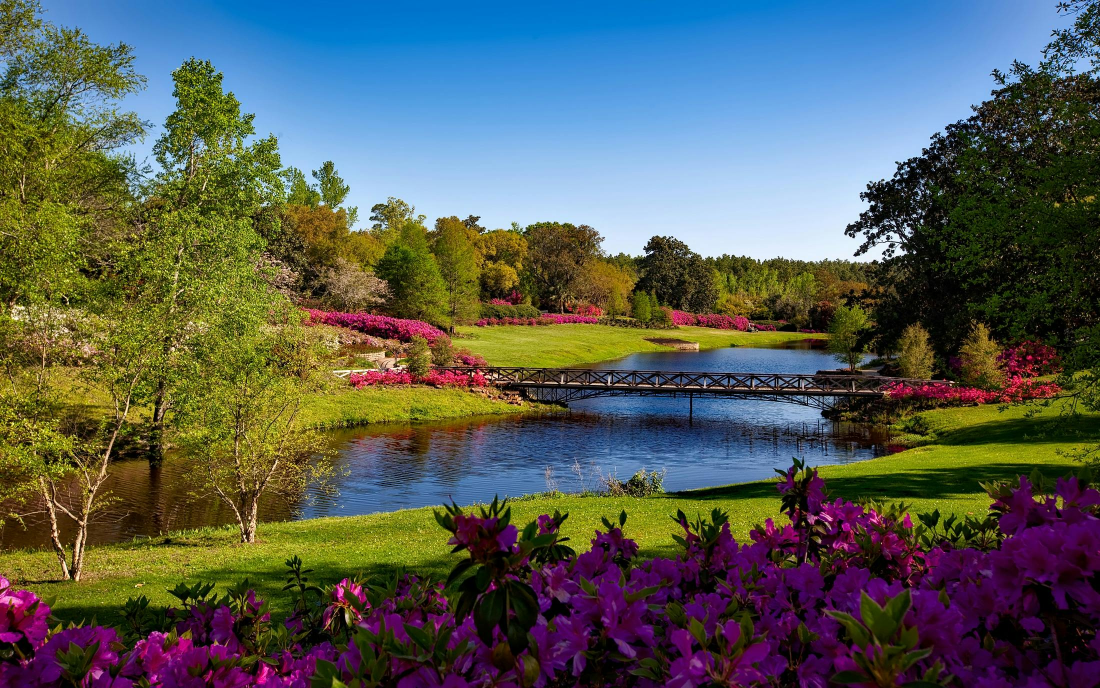
#> input picture Photos/pexels-pixabay-158063.jpg, 2200 x 1376 px (shown at 1/2 size)
$ python masking.py
#> lines starting #> are read from the running program, lines starting #| are printed output that depends on the picture; after the words box and inside, x2 and y2 are one past the last pixel; in counts of white or black regions, pixels touching at a corner belong together
import cv2 as cv
import numpy as np

img = cv.imread('Photos/pexels-pixabay-158063.jpg')
#> img is the input picture: shape (1376, 2200, 3); mean B, G, R 86.3, 92.2, 85.9
img = cv.resize(img, (400, 400)) # To make it fit the screen (for personal ease)
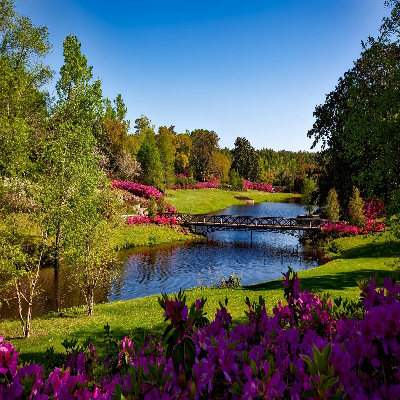
#> img: shape (400, 400, 3); mean B, G, R 86.2, 92.2, 85.9
cv.imshow('Park', img)

blank = np.zeros(img.shape[:2], dtype='uint8')
mask = cv.circle(blank, (img.shape[1]//2, img.shape[0]//2), 100, 255, -1)
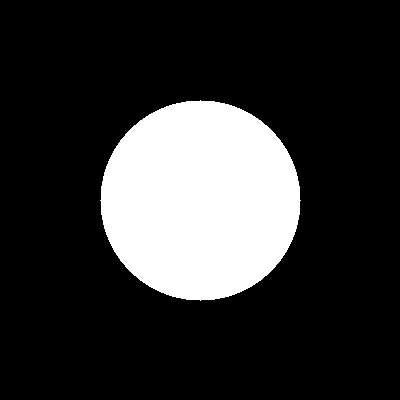
#> blank: shape (400, 400); 19.6% white; 1 white region, box (x1, y1, x2, y2) and area: (100, 100, 301, 301) 31417
cv.imshow('MASK', mask)

masked = cv.bitwise_and(img, img, mask=mask)
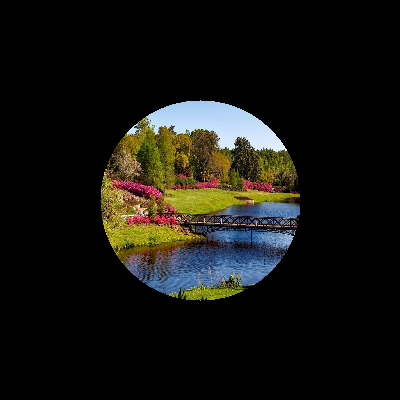
#> masked: shape (400, 400, 3); mean B, G, R 16.5, 21.1, 21.6
cv.imshow('Masked Image', masked)

cv.waitKey(0)

$ run again, with Photos/pexels-pixabay-158028.jpg copied over Photos/pexels-pixabay-158063.jpg
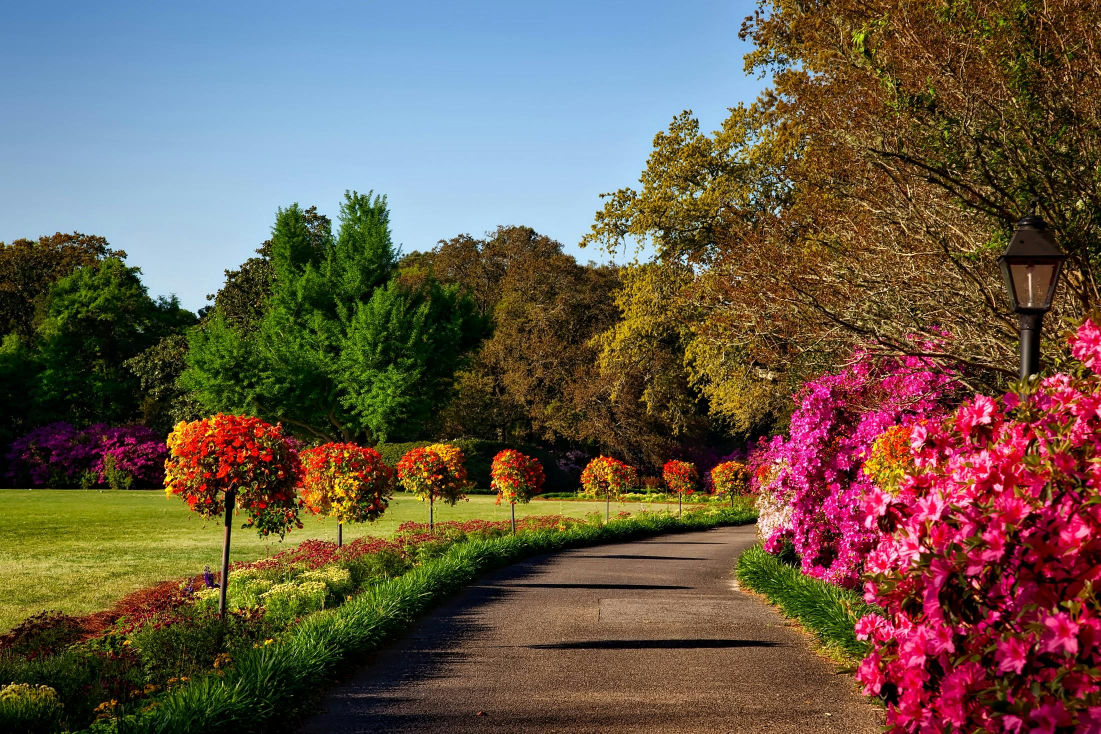
#> input picture Photos/pexels-pixabay-158028.jpg, 2201 x 1467 px (shown at 1/2 size)
#> img is the input picture: shape (1467, 2201, 3); mean B, G, R 74.7, 89.6, 104.6
#> `img = cv.resize(img, (400, 400))`:
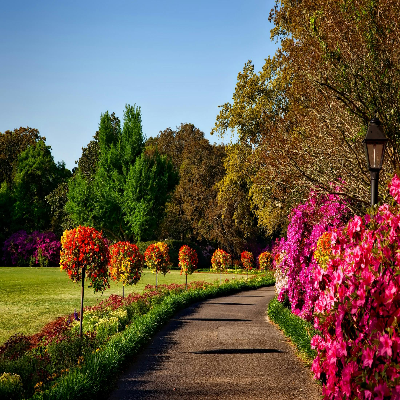
#> img: shape (400, 400, 3); mean B, G, R 74.6, 89.5, 104.5
#> blank: shape (400, 400); 19.6% white; 1 white region, box (x1, y1, x2, y2) and area: (100, 100, 301, 301) 31417
#> `masked = cv.bitwise_and(img, img, mask=mask)`:
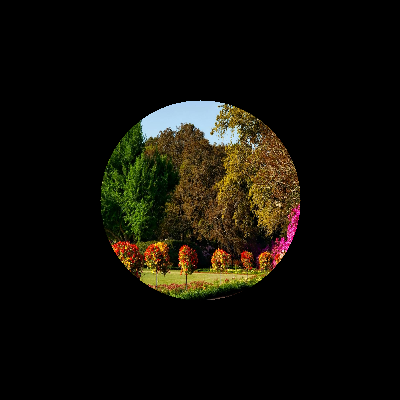
#> masked: shape (400, 400, 3); mean B, G, R 8.1, 15, 17.2

$ run again, with Photos/pexels-pixabay-415829.jpg copied over Photos/pexels-pixabay-158063.jpg
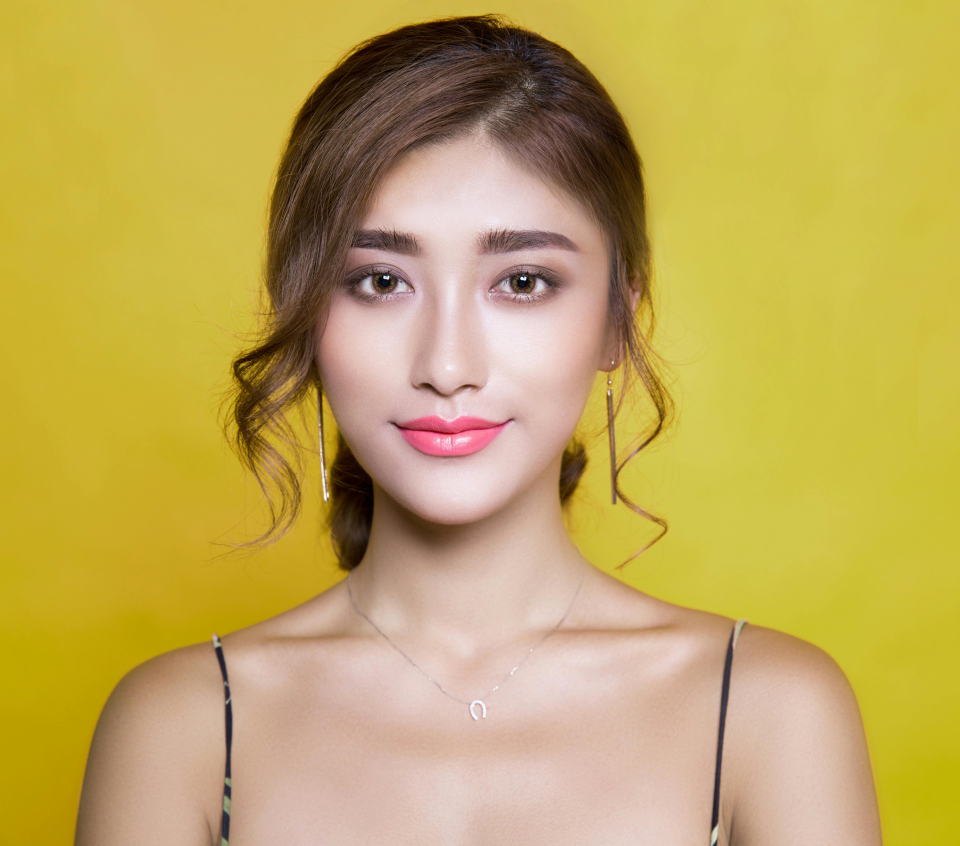
#> input picture Photos/pexels-pixabay-415829.jpg, 5760 x 5075 px (shown at 1/6 size)
#> img is the input picture: shape (5075, 5760, 3); mean B, G, R 90.2, 168.9, 193.9
#> `img = cv.resize(img, (400, 400))`:
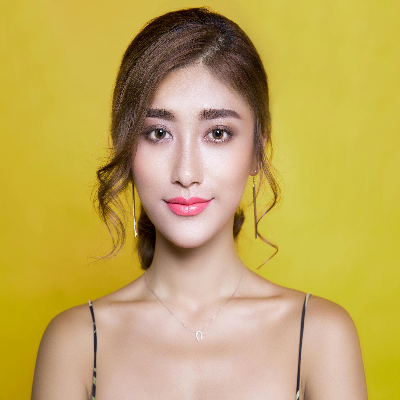
#> img: shape (400, 400, 3); mean B, G, R 90.1, 168.8, 193.8
#> blank: shape (400, 400); 19.6% white; 1 white region, box (x1, y1, x2, y2) and area: (100, 100, 301, 301) 31417
#> `masked = cv.bitwise_and(img, img, mask=mask)`:
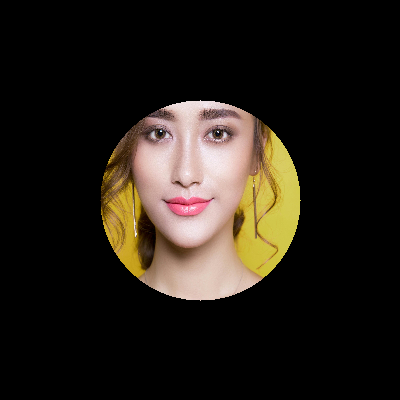
#> masked: shape (400, 400, 3); mean B, G, R 22.9, 30.6, 36.7

$ run again, with Photos/pexels-pixabay-416160.jpg copied over Photos/pexels-pixabay-158063.jpg
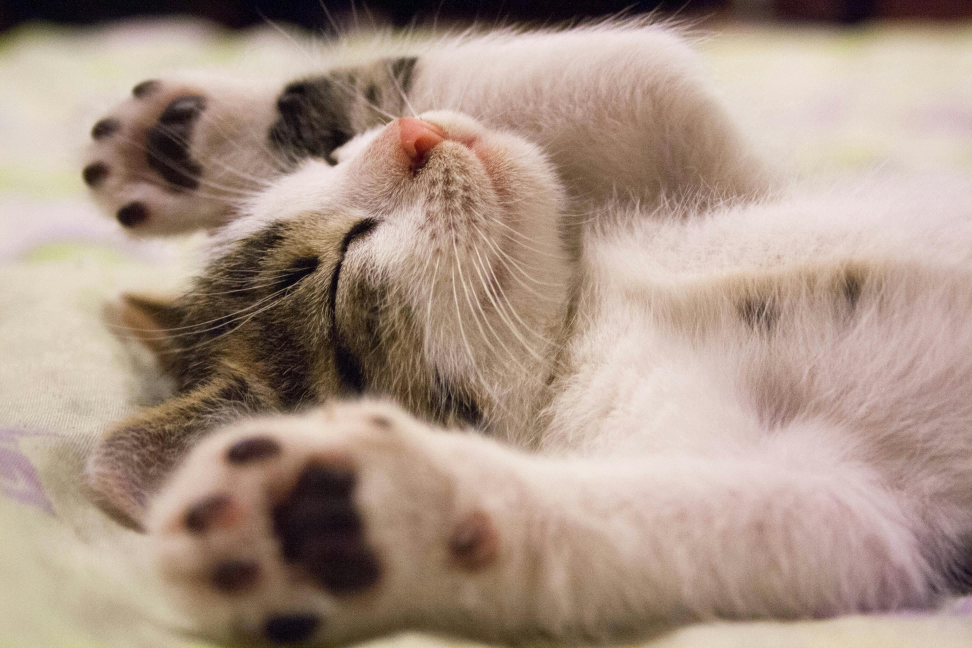
#> input picture Photos/pexels-pixabay-416160.jpg, 3888 x 2592 px (shown at 1/4 size)
#> img is the input picture: shape (2592, 3888, 3); mean B, G, R 134.6, 148.3, 169.4
#> `img = cv.resize(img, (400, 400))`:
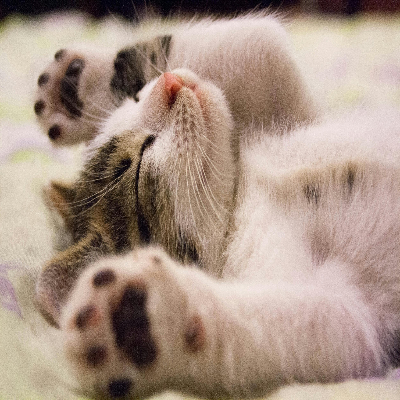
#> img: shape (400, 400, 3); mean B, G, R 134.4, 148.1, 169.2
#> blank: shape (400, 400); 19.6% white; 1 white region, box (x1, y1, x2, y2) and area: (100, 100, 301, 301) 31417
#> `masked = cv.bitwise_and(img, img, mask=mask)`:
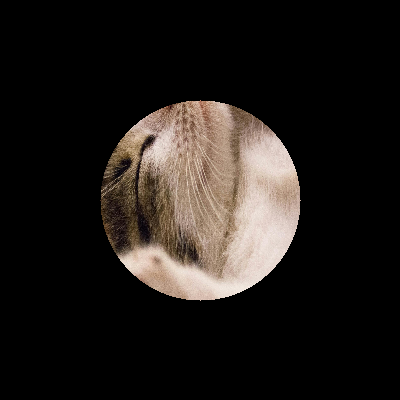
#> masked: shape (400, 400, 3); mean B, G, R 25.3, 28.5, 33
